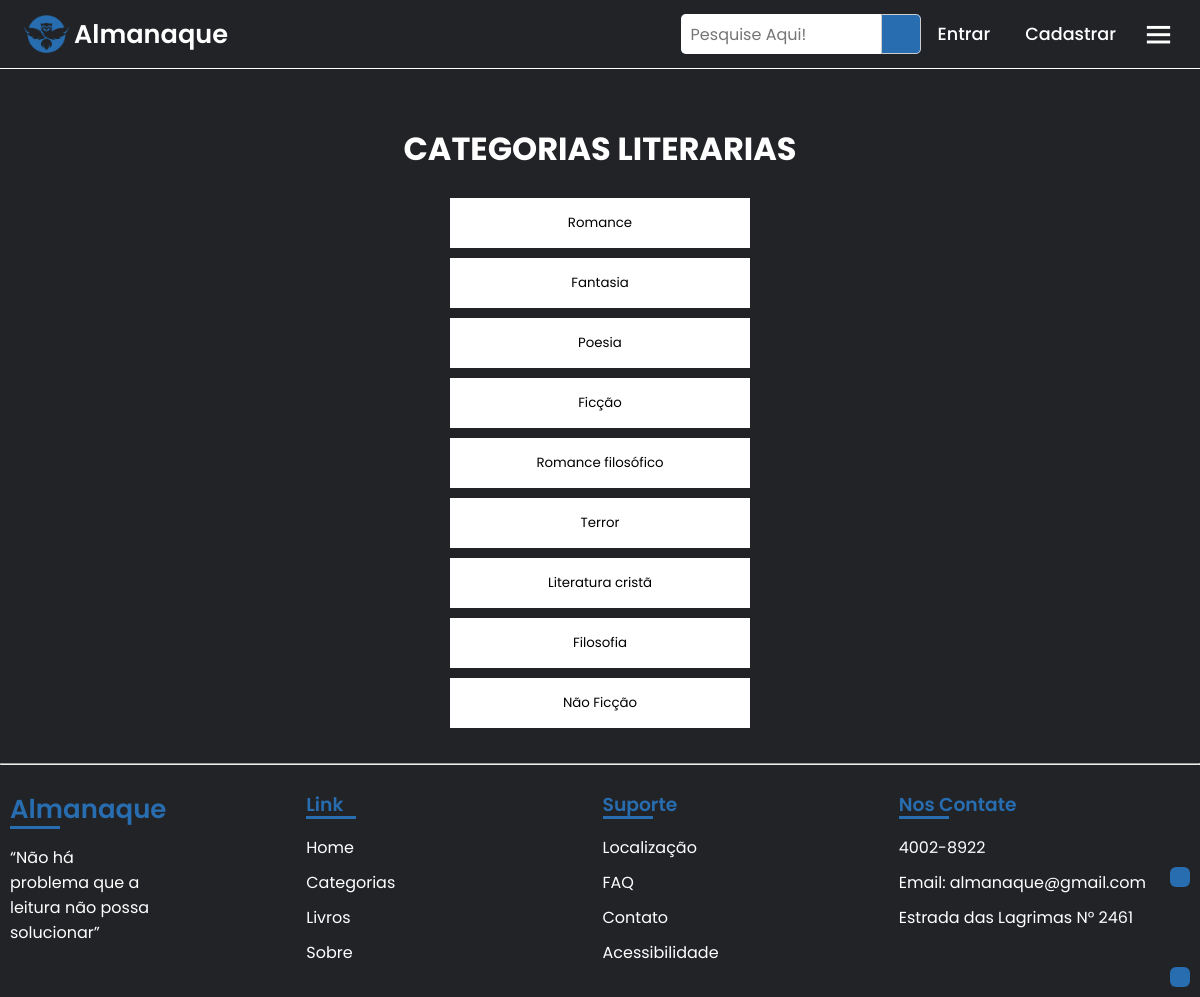
The page /generos_literario.php on the database as committed earlier.
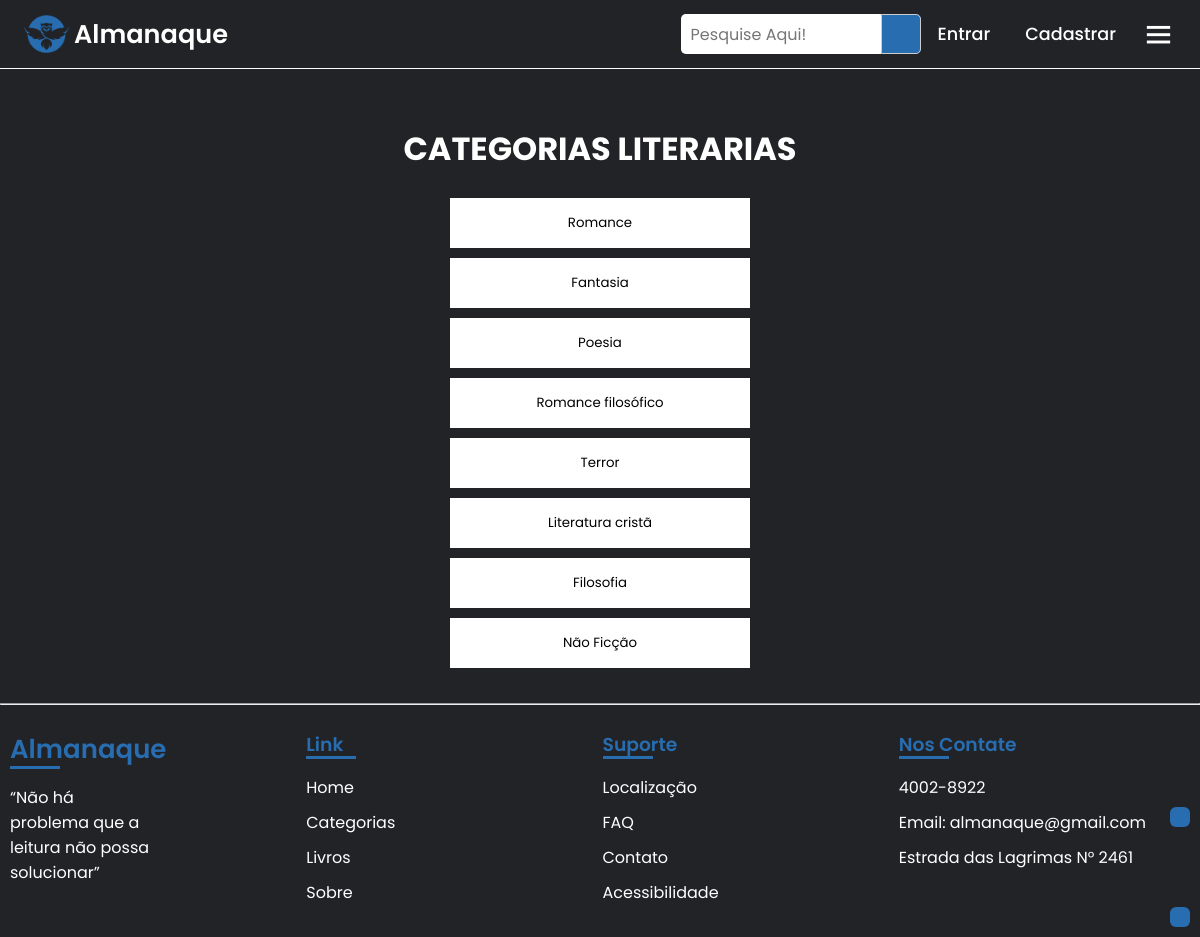
The same page on the database as committed later.
### tables this page shows
CREATE TABLE `genero` (
  `id_genero` int NOT NULL,
  `nome_genero` varchar(100) NOT NULL
);

### generos_literario.php (the view, shortened to what this page needs)
<!DOCTYPE html>
<html lang="pt-br">
<head>
    <link rel="stylesheet" href="css/style.css">
    <link href="https://cdn.jsdelivr.net/npm/remixicon@3.5.0/fonts/remixicon.css" rel="stylesheet">
    <link rel="stylesheet" href="https://unpkg.com/boxicons@latest/css/boxicons.min.css">
</head>
<body>
    <?php include('include/import_menu.php');
    include('include/conexao.php'); ?>
    <br><br><br><br><br>
    <h1 style="text-align: center;">CATEGORIAS LITERARIAS</h1>
    <br>
    <div class="lista-genero">
        <?php
            $sql = "SELECT * FROM genero";
            $resultad = $mysqli->query($sql);
                 while ($row = mysqli_fetch_array($resultad))
                    {
                        echo    "<form method='post' action='lista_genero.php'>
                                    <input name='id_genero' value='".$row['id_genero']."' style='display: none;'>
                                    <button type='submit' name='Submit'>
                                        ".$row['nome_genero']."
                                    </button>
                                </form>";
                    }
        ?>
    </div>
    <br>
    <?php include('include/import_footer.php');
    include('include/acessibilidade.php'); ?>
    <a id="link-acessibilidade" href="https://chrome.google.com/webstore/detail/selection-reader-text-to/fdffijlhedcdiblbingmagmdnokokgbi/related?hl=pt-BR"><i class="ri-speak-fill"></i></a>
    <a id="link-up" href="#"><i class="ri-arrow-up-double-line"></i></a>
</body>
</html>

Rows that differ between the two databases and show on the page:
removed genero: nome_genero "Ficção"
